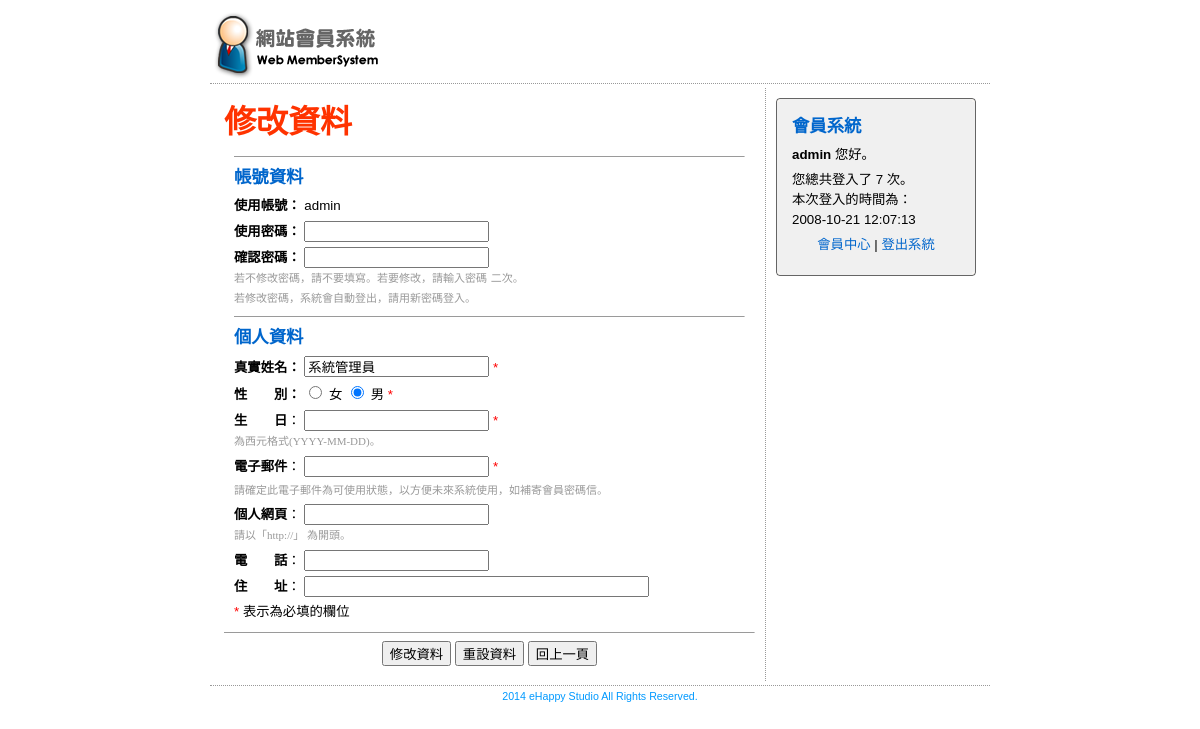
Screenshot of /member_update.php (signed in) with the database file from the repository.
### tables this page shows
CREATE TABLE IF NOT EXISTS `memberdata` (
  `m_id` int(11) NOT NULL auto_increment,
  `m_name` varchar(20) NOT NULL,
  `m_username` varchar(20) NOT NULL,
  `m_passwd` varchar(100) NOT NULL,
  `m_sex` enum('男','女') NOT NULL,
  `m_birthday` date default NULL,
  `m_level` enum('admin','member') NOT NULL default 'member',
  `m_email` varchar(100) default NULL,
  `m_url` varchar(100) default NULL,
  `m_phone` varchar(100) default NULL,
  `m_address` varchar(100) default NULL,
  `m_login` int(11) unsigned NOT NULL default '0',
  `m_logintime` datetime default NULL,
  `m_jointime` datetime NOT NULL,
  PRIMARY KEY  (`m_id`),
  UNIQUE KEY `m_username` (`m_username`)
);

### member_update.php (the view, shortened to what this page needs)
<?php
$conn = dbConnector('localhost', 'root', '', 'test', 3306);
$qsMemberData = 'select * from memberdata where m_username ="' . $_SESSION['loginMember'] . '";';
$result = $conn->query($qsMemberData);
$resultAssoc = mysqli_fetch_assoc($result);
?>
<html>
    <head>
        <link href="style.css" rel="stylesheet" type="text/css">
    </head>
    <body>
        <table width="780" border="0" align="center" cellpadding="4" cellspacing="0">
            <tr>
                <td class="tdbline"><img src="images/mlogo.png" alt="會員系統" width="164" height="67"></td>
            </tr>
            <tr>
                <td class="tdbline">
                    <table width="100%" border="0" cellspacing="0" cellpadding="10">
                        <tr valign="top">
                            <td class="tdrline">
                                <form action="" method="POST" name="formJoin" id="formJoin" onSubmit="return checkForm();">
                                    <p class="title">修改資料</p>
                                    <div class="dataDiv">
                                        <hr size="1">
                                        <p class="heading">帳號資料</p>
                                        <p><strong>使用帳號：</strong>
                                            <?php echo $resultAssoc['m_username']; ?></p>
                                        <p><strong>使用密碼：</strong>
                                            <input name="m_passwd" type="password" class="normalinput" id="m_passwd">
                                            <br>
                                        </p>
                                        <p>
                                            <strong>確認密碼：</strong>
                                            <input name="m_passwdrecheck" type="password" class="normalinput" id="m_passwdrecheck">
                                            <br>
                                            <span class="smalltext">若不修改密碼，請不要填寫。若要修改，請輸入密碼</span>
                                            <span class="smalltext">二次。<br>
                                                若修改密碼，系統會自動登出，請用新密碼登入。
                                            </span>
                                        </p>
                                        <hr size="1">
                                        <p class="heading">個人資料</p>
                                        <p>
                                            <strong>真實姓名：</strong>
                                            <input name="m_name" type="text" class="normalinput" id="m_name" value="<?php echo $resultAssoc['m_name']; ?>">
                                            <font color="#FF0000">*</font>
                                        </p>
                                        <p>
                                            <strong>性　　別：</strong>
                                            <input name="m_sex" type="radio" value="女" <?php if( $resultAssoc['m_sex'] == '女') echo 'checked'; ?>>
                                            女
                                            <input name="m_sex" type="radio" value="男" <?php if( $resultAssoc['m_sex'] == '男') echo 'checked'; ?>>
                                            男
                                            <font color="#FF0000">*</font>
                                        </p>
                                        <p>
                                            <strong>生　　日</strong>：
                                            <input name="m_birthday" type="text" class="normalinput" id="m_birthday" value="<?php echo $resultAssoc['m_birthday']; ?>">
                                            <font color="#FF0000">*</font> <br>
                                            <span class="smalltext">為西元格式(YYYY-MM-DD)。 </span>
                                        </p>
                                        <p>
                                            <strong>電子郵件</strong>：
                                            <input name="m_email" type="text" class="normalinput" id="m_email" value="<?php echo $resultAssoc['m_email']; ?>">
                                            <font color="#FF0000">*</font>
                                        </p>
                                        <p class="smalltext">請確定此電子郵件為可使用狀態，以方便未來系統使用，如補寄會員密碼信。</p>
                                        <p>
                                            <strong>個人網頁</strong>：
                                            <input name="m_url" type="text" class="normalinput" id="m_url" value="<?php echo $resultAssoc['m_url']; ?>">
                                            <br>
                                            <span class="smalltext">請以「http://」 為開頭。</span>
                                        </p>
                                        <p>
                                            <strong>電　　話</strong>：
                                            <input name="m_phone" type="text" class="normalinput" id="m_phone" value="<?php echo $resultAssoc['m_phone']; ?>">
                                        </p>
                                        <p>
                                            <strong>住　　址</strong>：
                                            <input name="m_address" type="text" class="normalinput" id="m_address" value="<?php echo $resultAssoc['m_address']; ?>" size="40">
                                        </p>
                                        <p> <font color="#FF0000">*</font> 表示為必填的欄位</p>
                                    </div>
                                    <hr size="1" />
                                    <p align="center">
                                        <input type="submit" name="Submit2" value="修改資料">
                                        <input type="reset" name="Submit3" value="重設資料">
                                        <input type="button" name="Submit" value="回上一頁" onClick="window.history.back();">
                                    </p>
                                </form>
                            </td>
                            <td width="200">
                                <div class="boxtl"></div>
                                <div class="boxtr"></div>
                                <div class="regbox">
                                    <p class="heading"><strong>會員系統</strong></p>
                                    <p><strong><?php echo $resultAssoc['m_username'];?></strong> 您好。</p>
                                    <p>您總共登入了 <?php echo $resultAssoc['m_login'];?> 次。<br>
                                        本次登入的時間為：<br>
                                        <?php echo $resultAssoc['m_logintime'];?></p>
                                    <p align="center">
                                        <a href="member_center.php">會員中心</a> | <a href="?logout=true">登出系統</a>
                                    </p>
                                </div>
                                <div class="boxbl"></div>
                                <div class="boxbr"></div>
                            </td>
                        </tr>
                    </table>
                </td>
            </tr>
            <tr>
                <td align="center" background="" class="trademark">2014 eHappy Studio All Rights Reserved.</td>
            </tr>
        </table>
    </body>
</html>

### style.css (style rules this page uses)
p,ol { font-family: Verdana, Arial, Helvetica, sans-serif; font-size: 10pt; line-height: 150%; margin-top: 0px; margin-bottom: 5px; }
form { margin: 0px; }
a { text-decoration: none; }
a:link { color: #0066CC; }
.dataDiv { margin: 10px; }
.title { font-family: "微軟正黑體"; font-size: 24pt; font-weight: bolder; color: #FF3300; }
.heading { font-family: "微軟正黑體"; font-size: 13pt; color: #0066CC; line-height: 150%; font-weight: bold; }
.smalltext { font-size: 11px; color: #999999; font-family: Georgia, "Times New Roman", Times, serif; vertical-align: middle; }
.trademark { font-family: Verdana, Arial, Helvetica, sans-serif; font-size: 8pt; color: #0099FF; }
.regbox { border: 1px solid #656565; padding: 15px; background-color: #F0F0F0; }
.boxtl { background-image: url(images/tl.gif); float: left; top: -1px; height: 4px; width: 4px; background-repeat: no-repeat; }
.boxtr { background-image: url(images/tr.gif); float: right; top: -1px; height: 4px; width: 4px; background-repeat: no-repeat; }
.boxbl { background-image: url(images/bl.gif); float: left; top: -1px; height: 4px; width: 4px; background-repeat: no-repeat; margin-top: -4px; }
.boxbr { background-image: url(images/br.gif); float: right; top: -1px; height: 4px; width: 4px; background-repeat: no-repeat; margin-top: -4px; }
.tdrline { border-right-width: 1px; border-right-style: dotted; border-right-color: #999999; }
.tdbline { border-bottom-width: 1px; border-bottom-style: dotted; border-bottom-color: #999999; }

### rows the page displays
memberdata: m_username "admin", m_name "系統管理員", m_sex "☑", m_login "7", m_logintime "2008-10-21 12:07:13"
